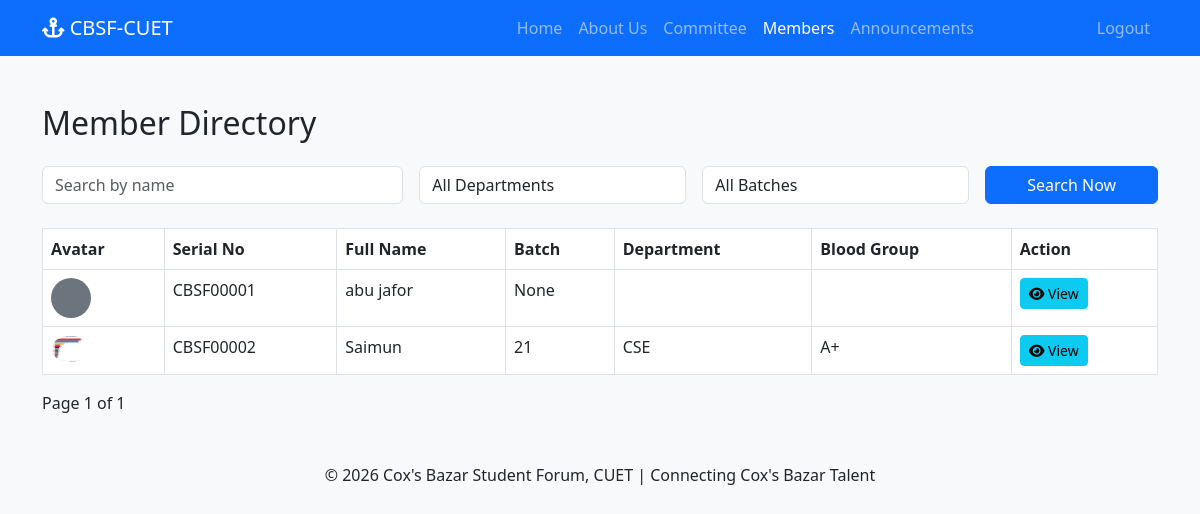
/members/ (signed in), run on an earlier commit of the app's database.
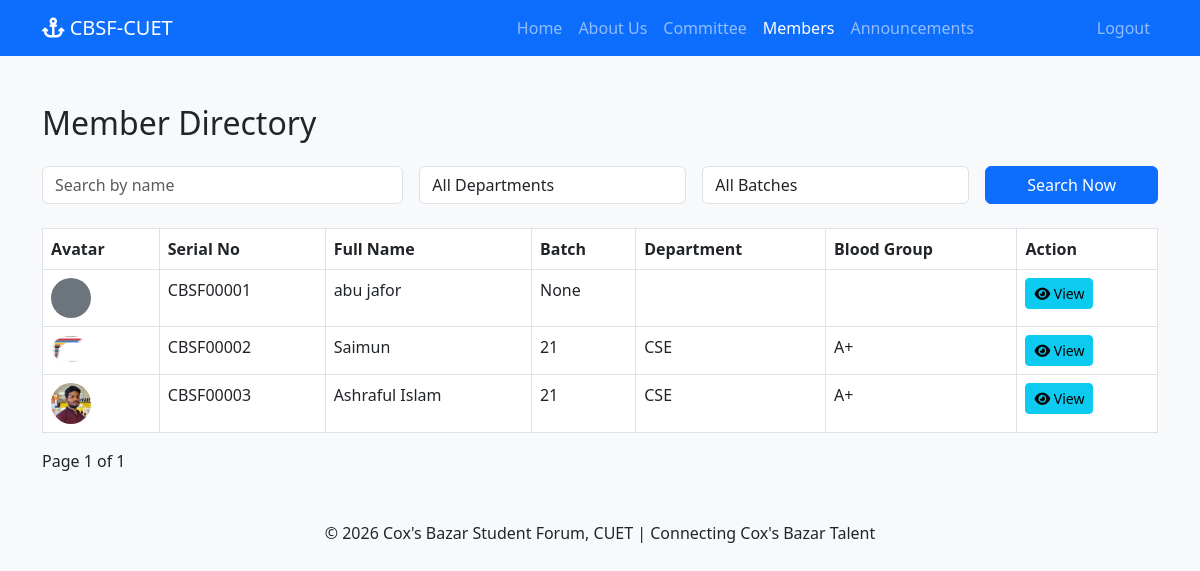
And on a later commit of the database.
### core/models.py (models this page shows, shortened)
class User(AbstractBaseUser, PermissionsMixin):
    ROLE_CHOICES = [('member', 'Member'), ('admin', 'Admin')]
    STATUS_CHOICES = [('pending', 'Pending Approval'), ('active', 'Active'), ('inactive', 'Inactive')]
    BLOOD_GROUPS = [('A+','A+'),('A-','A-'),('B+','B+'),('B-','B-'),('AB+','AB+'),('AB-','AB-'),('O+','O+'),('O-','O-')]
    GENDER_CHOICES = [('Male','Male'),('Female','Female'),('Other','Other')]
    UPAZILA_CHOICES = [
        ('Cox\'s Bazar Sadar', "Cox's Bazar Sadar"),
        ('Teknaf', 'Teknaf'),
        ('Ukhiya', 'Ukhiya'),
        ('Chakaria', 'Chakaria'),
        ('Ramu', 'Ramu'),
        ('Pekua', 'Pekua'),
        ('Maheshkhali', 'Maheshkhali'),
        ('Kutubdia', 'Kutubdia'),
        ('Eidgaon', 'Eidgaon'),
        ('Other', 'Other'),
    ]
    id = models.AutoField(primary_key=True)
    serial_no = models.CharField(max_length=20, unique=True, blank=True, null=True)
    full_name = models.CharField(max_length=200)
    email = models.EmailField(unique=True)
    batch = models.IntegerField(null=True, blank=True)
    department = models.ForeignKey(Department, on_delete=models.SET_NULL, null=True)
    blood_group = models.CharField(max_length=3, choices=BLOOD_GROUPS)
    gender = models.CharField(max_length=10, choices=GENDER_CHOICES)
    phone = models.CharField(max_length=15)
    address = models.TextField(blank=True)
    dob = models.DateField(null=True, blank=True)
    profile_photo = models.ImageField(upload_to='profile_photos/', null=True, blank=True)
    upazila = models.CharField(max_length=100, choices=UPAZILA_CHOICES, blank=True)
    linkedin = models.URLField(blank=True)
    facebook = models.URLField(blank=True)
    twitter = models.URLField(blank=True)
    instagram = models.URLField(blank=True)
    company = models.CharField(max_length=150, blank=True)
    designation = models.CharField(max_length=100, blank=True)
    work_address = models.TextField(blank=True)
    status = models.CharField(max_length=10, choices=STATUS_CHOICES, default='pending')
    role = models.CharField(max_length=10, choices=ROLE_CHOICES, default='member')
    date_joined = models.DateTimeField(default=timezone.now)
    is_active = models.BooleanField(default=True)
    is_staff = models.BooleanField(default=False)
    objects = UserManager()
    USERNAME_FIELD = 'email'
    REQUIRED_FIELDS = ['full_name']

class Department(models.Model):
    id = models.AutoField(primary_key=True)
    name = models.CharField(max_length=100, unique=True)
    class Meta:
        ordering = ['name']

### core/views.py (the view)
@login_required
def member_directory(request):
    members = User.objects.filter(status='active')
    search_query = request.GET.get('search', '')
    department_id = request.GET.get('department', '')
    batch = request.GET.get('batch', '')
    if search_query:
        members = members.filter(full_name__icontains=search_query)
    if department_id:
        members = members.filter(department_id=department_id)
    if batch:
        members = members.filter(batch=batch)
    paginator = Paginator(members, 20)
    page_number = request.GET.get('page')
    page_obj = paginator.get_page(page_number)
    departments = Department.objects.all()
    batches = User.objects.filter(status='active').values_list('batch', flat=True).distinct().order_by('-batch')
    return render(request, 'core/member_directory.html', {
        'page_obj': page_obj,
        'departments': departments,
        'batches': batches,
        'search_query': search_query,
        'selected_department': department_id,
        'selected_batch': batch,
    })

### core/templates/core/member_directory.html (shortened to what this page needs)
{% extends 'core/base.html' %}
{% block content %}
<h2 class="mb-4">Member Directory</h2>
<form method="GET" class="row g-3 mb-4">
    <div class="col-md-4"><input type="text" name="search" class="form-control" placeholder="Search by name" value="{{ search_query }}"></div>
    <div class="col-md-3"><select name="department" class="form-control"><option value="">All Departments</option></select></div>
    <div class="col-md-3"><select name="batch" class="form-control"><option value="">All Batches</option></select></div>
    <div class="col-md-2"><button type="submit" class="btn btn-primary w-100">Search Now</button></div>
</form>
<table class="table table-bordered table-hover">
    <thead><tr><th>Avatar</th><th>Serial No</th><th>Full Name</th><th>Batch</th><th>Department</th><th>Blood Group</th><th>Action</th></tr></thead>
    <tbody>{% for member in page_obj %}<tr>
        <td>{% if member.profile_photo %}<img src="{{ member.profile_photo.url }}" width="40" class="rounded-circle">{% else %}<div class="bg-secondary rounded-circle" style="width:40px;height:40px;"></div>{% endif %}</td>
        <td>{{ member.serial_no }}</td><td>{{ member.full_name }}</td><td>{{ member.batch }}</td><td>{{ member.department.name }}</td><td>{{ member.blood_group }}</td>
        <td><a href="{% url 'core:member_profile' member.id %}" class="btn btn-sm btn-info"><i class="fas fa-eye"></i> View</a></td>
    </tr>{% empty %}<tr><td colspan="7">No members found.</td></tr>{% endfor %}</tbody>
</table>
<div class="pagination">{% if page_obj.has_previous %}<a href="?page=1">&laquo; First</a> <a href="?page={{ page_obj.previous_page_number }}">Previous</a>{% endif %}
    <span>Page {{ page_obj.number }} of {{ page_obj.paginator.num_pages }}</span>
</div>
{% endblock %}

What changed in the data, as far as the page shows it:
added User: profile_photo (picture), serial_no "CBSF00003", full_name "Ashraful Islam", batch "21", department.name "CSE", blood_group "A+"
